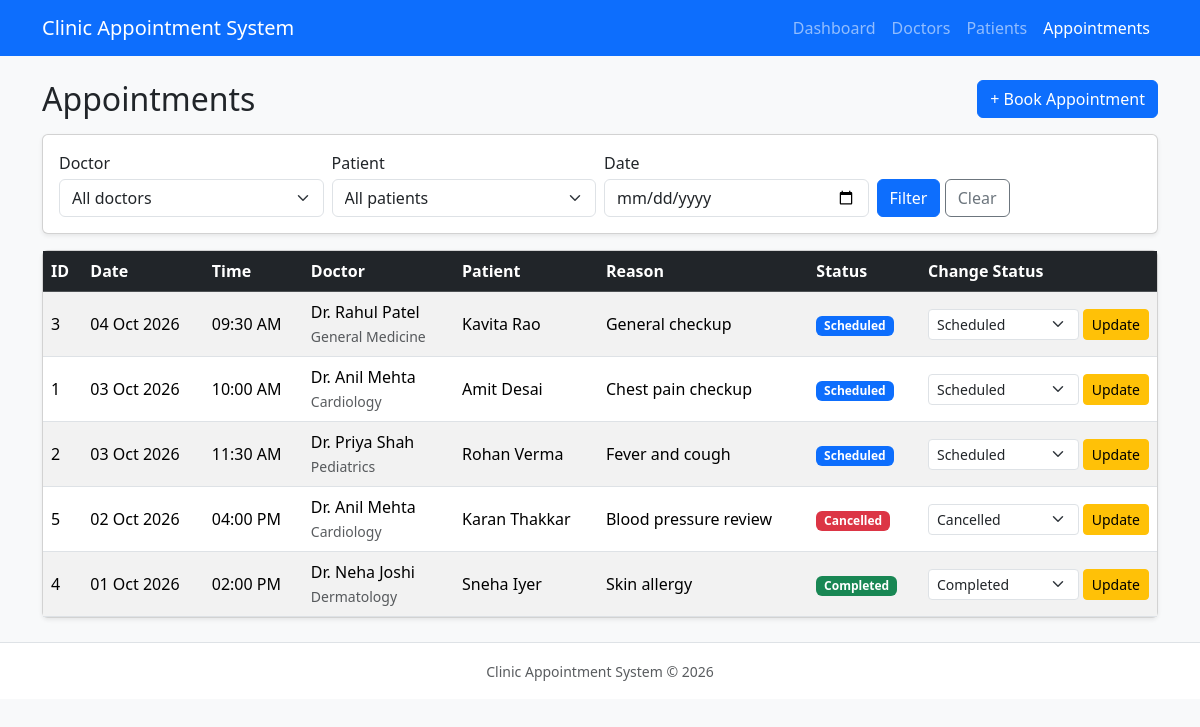
The app's page /appointments/index.php with its own data.
### tables this page shows
CREATE TABLE appointments (
    appointment_id   INT AUTO_INCREMENT PRIMARY KEY,
    doctor_id        INT NOT NULL,
    patient_id       INT NOT NULL,
    appointment_date DATE NOT NULL,
    appointment_time TIME NOT NULL,
    reason           VARCHAR(255) NOT NULL,
    status           ENUM('Scheduled','Completed','Cancelled') NOT NULL DEFAULT 'Scheduled',
    CONSTRAINT fk_appointments_doctor
        FOREIGN KEY (doctor_id) REFERENCES doctors(doctor_id)
        ON DELETE RESTRICT ON UPDATE CASCADE,
    CONSTRAINT fk_appointments_patient
        FOREIGN KEY (patient_id) REFERENCES patients(patient_id)
        ON DELETE RESTRICT ON UPDATE CASCADE
);

CREATE TABLE doctors (
    doctor_id      INT AUTO_INCREMENT PRIMARY KEY,
    doctor_name    VARCHAR(100) NOT NULL,
    specialization VARCHAR(100) NOT NULL,
    phone          VARCHAR(20)  NOT NULL,
    email          VARCHAR(100) NOT NULL
);

CREATE TABLE patients (
    patient_id   INT AUTO_INCREMENT PRIMARY KEY,
    patient_name VARCHAR(100) NOT NULL,
    age          INT NOT NULL,
    gender       ENUM('Male','Female','Other') NOT NULL,
    phone        VARCHAR(20)  NOT NULL,
    email        VARCHAR(100) NULL,
    address      VARCHAR(255) NULL
);

### appointments/index.php (the view, shortened to what this page needs)
<?php
require_once "../config/db.php";
$filter_date    = isset($_GET['date']) ? trim($_GET['date']) : "";
$sql = "SELECT a.appointment_id, a.appointment_date, a.appointment_time, a.reason, a.status,
               d.doctor_name, d.specialization, p.patient_name
        FROM appointments a
        JOIN doctors d  ON a.doctor_id  = d.doctor_id
        JOIN patients p ON a.patient_id = p.patient_id
        WHERE 1 = 1";
$sql .= " ORDER BY a.appointment_date DESC, a.appointment_time ASC";
$stmt = $conn->prepare($sql);
$stmt->execute();
$result = $stmt->get_result();
$statuses = ["Scheduled", "Completed", "Cancelled"];
require_once "../includes/header.php";
?>
<div class="d-flex justify-content-between align-items-center mb-3">
    <h2 class="mb-0">Appointments</h2>
    <a href="add.php" class="btn btn-primary">+ Book Appointment</a>
</div>
<div class="card shadow-sm mb-3">
    <div class="card-body">
        <form method="get" action="index.php" class="row g-2 align-items-end">
            <div class="col-12 col-md-3">
                <label for="doctor_id" class="form-label mb-1">Doctor</label>
                <select class="form-select" id="doctor_id" name="doctor_id">
                    <option value="0">All doctors</option>
                </select>
            </div>
            <div class="col-12 col-md-3">
                <label for="patient_id" class="form-label mb-1">Patient</label>
                <select class="form-select" id="patient_id" name="patient_id">
                    <option value="0">All patients</option>
                </select>
            </div>
            <div class="col-12 col-md-3">
                <label for="date" class="form-label mb-1">Date</label>
                <input type="date" class="form-control" id="date" name="date" value="<?php echo htmlspecialchars($filter_date); ?>">
            </div>
            <div class="col-12 col-md-3">
                <button type="submit" class="btn btn-primary">Filter</button>
                <a href="index.php" class="btn btn-outline-secondary">Clear</a>
            </div>
        </form>
    </div>
</div>
<div class="card shadow-sm">
    <div class="table-responsive">
        <table class="table table-striped table-hover mb-0 align-middle">
            <thead class="table-dark">
                <tr>
                    <th>ID</th>
                    <th>Date</th>
                    <th>Time</th>
                    <th>Doctor</th>
                    <th>Patient</th>
                    <th>Reason</th>
                    <th>Status</th>
                    <th>Change Status</th>
                </tr>
            </thead>
            <tbody>
                <?php if ($result->num_rows > 0) { ?>
                    <?php while ($row = $result->fetch_assoc()) { ?>
                        <?php
                        if ($row['status'] == "Completed") {
                            $badge = "success";
                        } elseif ($row['status'] == "Cancelled") {
                            $badge = "danger";
                        } else {
                            $badge = "primary";
                        }
                        ?>
                        <tr>
                            <td><?php echo $row['appointment_id']; ?></td>
                            <td><?php echo date("d M Y", strtotime($row['appointment_date'])); ?></td>
                            <td><?php echo date("h:i A", strtotime($row['appointment_time'])); ?></td>
                            <td>
                                <?php echo htmlspecialchars($row['doctor_name']); ?><br>
                                <small class="text-muted"><?php echo htmlspecialchars($row['specialization']); ?></small>
                            </td>
                            <td><?php echo htmlspecialchars($row['patient_name']); ?></td>
                            <td><?php echo htmlspecialchars($row['reason']); ?></td>
                            <td><span class="badge text-bg-<?php echo $badge; ?>"><?php echo htmlspecialchars($row['status']); ?></span></td>
                            <td>
                                <form method="post" action="update_status.php" class="d-flex gap-1">
                                    <select name="status" class="form-select form-select-sm">
                                        <?php foreach ($statuses as $s) { ?>
                                            <option value="<?php echo $s; ?>" <?php echo ($row['status'] == $s) ? "selected" : ""; ?>><?php echo $s; ?></option>
                                        <?php } ?>
                                    </select>
                                    <button type="submit" class="btn btn-sm btn-warning">Update</button>
                                </form>
                            </td>
                        </tr>
                    <?php } ?>
                <?php } else { ?>
                    <tr>
                        <td colspan="8" class="text-center text-muted py-4">No appointments found.</td>
                    </tr>
                <?php } ?>
            </tbody>
        </table>
    </div>
</div>
<?php
require_once "../includes/footer.php";
?>

### includes/header.php (shortened to what this page needs)
<!DOCTYPE html>
<html lang="en">
<head>
    <link href="https://cdn.jsdelivr.net/npm/bootstrap@5.3.3/dist/css/bootstrap.min.css" rel="stylesheet">
</head>
<body class="bg-light">
<?php require_once __DIR__ . "/navbar.php"; ?>
<div class="container my-4">

### includes/navbar.php (shortened to what this page needs)
<?php
$current_url = $_SERVER['SCRIPT_NAME'];
function nav_active($section, $current_url) {
    if ($section === "dashboard") {
        return (strpos($current_url, "/doctors/") === false
             && strpos($current_url, "/patients/") === false
             && strpos($current_url, "/appointments/") === false) ? "active" : "";
    }
    return (strpos($current_url, "/" . $section . "/") !== false) ? "active" : "";
}
?>
<nav class="navbar navbar-expand-md navbar-dark bg-primary">
    <div class="container">
        <a class="navbar-brand" href="<?php echo BASE_URL; ?>index.php">Clinic Appointment System</a>
        <div class="collapse navbar-collapse" id="mainNav">
            <ul class="navbar-nav ms-auto">
                <li class="nav-item">
                    <a class="nav-link <?php echo nav_active('dashboard', $current_url); ?>" href="<?php echo BASE_URL; ?>index.php">Dashboard</a>
                </li>
                <li class="nav-item">
                    <a class="nav-link <?php echo nav_active('doctors', $current_url); ?>" href="<?php echo BASE_URL; ?>doctors/index.php">Doctors</a>
                </li>
                <li class="nav-item">
                    <a class="nav-link <?php echo nav_active('patients', $current_url); ?>" href="<?php echo BASE_URL; ?>patients/index.php">Patients</a>
                </li>
                <li class="nav-item">
                    <a class="nav-link <?php echo nav_active('appointments', $current_url); ?>" href="<?php echo BASE_URL; ?>appointments/index.php">Appointments</a>
                </li>
            </ul>
        </div>
    </div>
</nav>

### includes/footer.php (shortened to what this page needs)
</div>
<footer class="text-center text-muted py-3 border-top bg-white">
    <small>Clinic Appointment System &copy; <?php echo date("Y"); ?></small>
</footer>
</body>
</html>

### records on screen
appointments: appointment_id "3", appointment_date "04 Oct 2026", appointment_time "09:30 AM", doctor.doctor_name "Dr. Rahul Patel", doctor.specialization "General Medicine", patient.patient_name "Kavita Rao", reason "General checkup", status "Scheduled"
appointments: appointment_id "1", appointment_date "03 Oct 2026", appointment_time "10:00 AM", doctor.doctor_name "Dr. Anil Mehta", doctor.specialization "Cardiology", patient.patient_name "Amit Desai", reason "Chest pain checkup", status "Scheduled"
appointments: appointment_id "2", appointment_date "03 Oct 2026", appointment_time "11:30 AM", doctor.doctor_name "Dr. Priya Shah", doctor.specialization "Pediatrics", patient.patient_name "Rohan Verma", reason "Fever and cough", status "Scheduled"
appointments: appointment_id "5", appointment_date "02 Oct 2026", appointment_time "04:00 PM", doctor.doctor_name "Dr. Anil Mehta", doctor.specialization "Cardiology", patient.patient_name "Karan Thakkar", reason "Blood pressure review", status "Cancelled"
appointments: appointment_id "4", appointment_date "01 Oct 2026", appointment_time "02:00 PM", doctor.doctor_name "Dr. Neha Joshi", doctor.specialization "Dermatology", patient.patient_name "Sneha Iyer", reason "Skin allergy", status "Completed"
